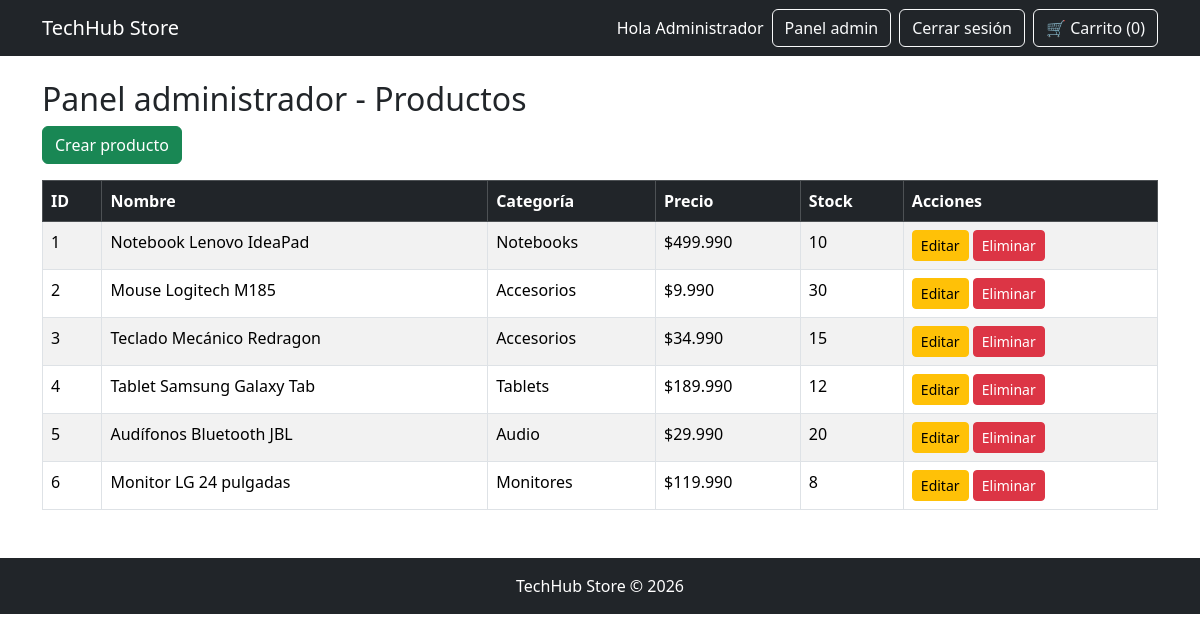
The page /index.php?controller=adminProducto&action=index (signed in) on the database its author committed.
### tables this page shows
CREATE TABLE productos (
    id INT AUTO_INCREMENT PRIMARY KEY,
    nombre VARCHAR(150) NOT NULL,
    descripcion TEXT NOT NULL,
    precio DECIMAL(10,2) NOT NULL,
    stock INT NOT NULL DEFAULT 0,
    categoria VARCHAR(100) NOT NULL,
    imagen VARCHAR(255) DEFAULT NULL,
    creado_en TIMESTAMP DEFAULT CURRENT_TIMESTAMP
);

### app/controllers/AdminProductoController.php (called while the page is built, shortened)
<?php
require_once "app/models/Producto.php";
class AdminProductoController {
    public function index() {
        $productoModel = new Producto();
        $productos = $productoModel->obtenerProductos();
        require_once "app/views/admin/productos/index.php";
    }
}

### index.php (called while the page is built, shortened)
<?php
require_once "config/database.php";
$action = $_GET['action'] ?? 'index';
$controllerInstance = new $controllerName();
$controllerInstance->$action();

### config/database.php (called while the page is built, shortened)
<?php
class Database {
    private $host = "localhost";
    private $user = "root";
    private $password = "";
    private $database = "techhub_store";
    public function connect() {
        $conn = new mysqli(
            $this->host,
            $this->user,
            $this->password,
            $this->database
        );
        return $conn;
    }
}

### app/models/Producto.php (called while the page is built, shortened)
<?php
require_once "config/database.php";
class Producto {
    private $conn;
    public function __construct() {
        $database = new Database();
        $this->conn = $database->connect();
    }
    public function obtenerProductos() {
        $sql = "SELECT * FROM productos";
        $resultado = $this->conn->query($sql);
        return $resultado;
    }
}

### app/views/admin/productos/index.php (the view)
<?php require_once "app/views/layout/header.php"; ?>
<h2>Panel administrador - Productos</h2>
<a href="index.php?controller=adminProducto&action=create" class="btn btn-success mb-3">
    Crear producto
</a>
<table class="table table-bordered table-striped">
    <thead class="table-dark">
        <tr>
            <th>ID</th>
            <th>Nombre</th>
            <th>Categoría</th>
            <th>Precio</th>
            <th>Stock</th>
            <th>Acciones</th>
        </tr>
    </thead>
    <tbody>
        <?php while ($producto = $productos->fetch_assoc()): ?>
            <tr>
                <td><?= $producto["id"]; ?></td>
                <td><?= $producto["nombre"]; ?></td>
                <td><?= $producto["categoria"]; ?></td>
                <td>$<?= number_format($producto["precio"], 0, ",", "."); ?></td>
                <td><?= $producto["stock"]; ?></td>
                <td>
                    <a href="index.php?controller=adminProducto&action=edit&id=<?= $producto["id"]; ?>" class="btn btn-warning btn-sm">
                        Editar
                    </a>
                    <a href="index.php?controller=adminProducto&action=delete&id=<?= $producto["id"]; ?>" class="btn btn-danger btn-sm" onclick="return confirm('¿Seguro que deseas eliminar este producto?')">
                        Eliminar
                    </a>
                </td>
            </tr>
        <?php endwhile; ?>
    </tbody>
</table>
<?php require_once "app/views/layout/footer.php"; ?>

### app/views/layout/header.php (shortened to what this page needs)
<!DOCTYPE html>
<html lang="es">
<head>
<link href="https://cdn.jsdelivr.net/npm/bootstrap@5.3.3/dist/css/bootstrap.min.css" rel="stylesheet">
</head>
<body>
<?php
$totalCarrito = 0;
?>
<nav class="navbar navbar-expand-lg bg-dark navbar-dark">
    <div class="container">
        <a class="navbar-brand" href="index.php">TechHub Store</a>
        <div class="d-flex gap-2 align-items-center">
            <?php if (isset($_SESSION["usuario"])): ?>
                <span class="text-white">
                    Hola <?= $_SESSION["usuario"]["nombre"]; ?>
                </span>
                <?php if ($_SESSION["usuario"]["rol"] === "admin"): ?>
                    <a href="index.php?controller=adminProducto&action=index" class="btn btn-outline-light">
                        Panel admin
                    </a>
                <?php else: ?>
                    <a href="index.php?controller=orden&action=historial" class="btn btn-outline-light">
                        Historial
                    </a>
                <?php endif; ?>
                <a href="index.php?controller=auth&action=logout" class="btn btn-outline-light">
                    Cerrar sesión
                </a>
            <?php else: ?>
                <a href="index.php?controller=auth&action=loginForm" class="btn btn-outline-light">
                    Login
                </a>
            <?php endif; ?>
            <a id="btn-carrito" class="btn btn-outline-light" href="index.php?controller=carrito&action=index">
                🛒 Carrito (<?= $totalCarrito; ?>)
            </a>
        </div>
    </div>
</nav>
<main class="container my-4">

### app/views/layout/footer.php
</main>
<footer class="bg-dark text-white text-center py-3 mt-5">
    <p class="mb-0">TechHub Store © <?php echo date("Y"); ?></p>
</footer>
</body>
</html>

### rows shown on the page
productos: id "1", nombre "Notebook Lenovo IdeaPad", categoria "Notebooks", precio "499.990", stock "10"
productos: id "2", nombre "Mouse Logitech M185", categoria "Accesorios", precio "9.990", stock "30"
productos: id "3", nombre "Teclado Mecánico Redragon", categoria "Accesorios", precio "34.990", stock "15"
productos: id "4", nombre "Tablet Samsung Galaxy Tab", categoria "Tablets", precio "189.990", stock "12"
productos: id "5", nombre "Audífonos Bluetooth JBL", categoria "Audio", precio "29.990", stock "20"
productos: id "6", nombre "Monitor LG 24 pulgadas", categoria "Monitores", precio "119.990", stock "8"

### other values the page prints
$_SESSION["usuario"]["nombre"] "Administrador"
$totalCarrito "0"
